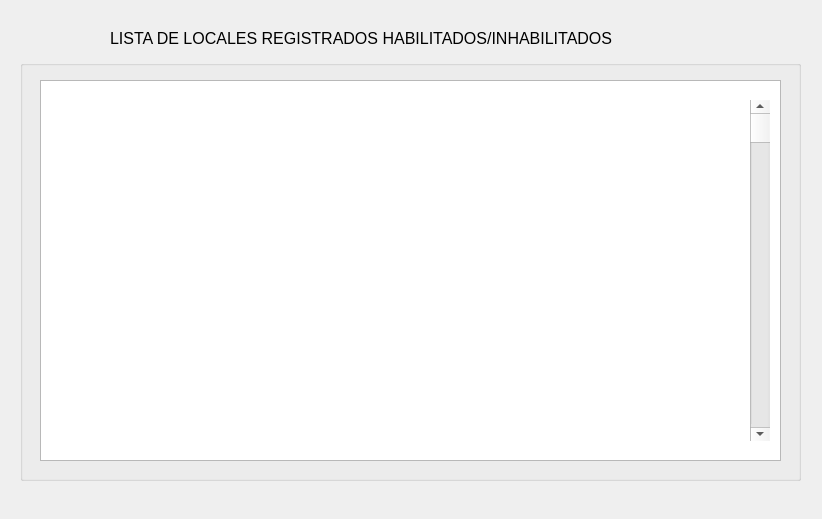
<?xml version="1.0" encoding="UTF-8"?>
<ui version="4.0">
 <class>mostrarEstadosLocalesGUI</class>
 <widget class="QDialog" name="mostrarEstadosLocalesGUI">
  <property name="geometry">
   <rect>
    <x>0</x>
    <y>0</y>
    <width>822</width>
    <height>519</height>
   </rect>
  </property>
  <property name="windowTitle">
   <string>Lista de Locales Habilitados/Inhabilitados</string>
  </property>
  <widget class="QLabel" name="label">
   <property name="geometry">
    <rect>
     <x>110</x>
     <y>30</y>
     <width>591</width>
     <height>16</height>
    </rect>
   </property>
   <property name="font">
    <font>
     <pointsize>12</pointsize>
    </font>
   </property>
   <property name="text">
    <string>LISTA DE LOCALES REGISTRADOS HABILITADOS/INHABILITADOS</string>
   </property>
  </widget>
  <widget class="QGroupBox" name="groupBox">
   <property name="geometry">
    <rect>
     <x>20</x>
     <y>60</y>
     <width>781</width>
     <height>421</height>
    </rect>
   </property>
   <property name="title">
    <string/>
   </property>
   <widget class="QColumnView" name="columnViewListaLocalesInHa">
    <property name="geometry">
     <rect>
      <x>20</x>
      <y>20</y>
      <width>741</width>
      <height>381</height>
     </rect>
    </property>
   </widget>
   <widget class="QScrollBar" name="verticalScrollBar">
    <property name="geometry">
     <rect>
      <x>730</x>
      <y>40</y>
      <width>20</width>
      <height>341</height>
     </rect>
    </property>
    <property name="orientation">
     <enum>Qt::Vertical</enum>
    </property>
   </widget>
  </widget>
 </widget>
 <resources/>
 <connections/>
</ui>
